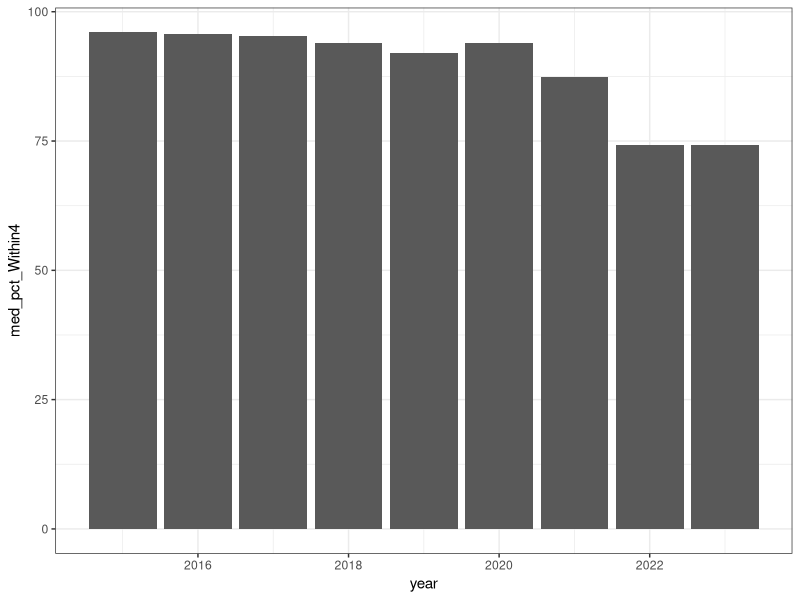
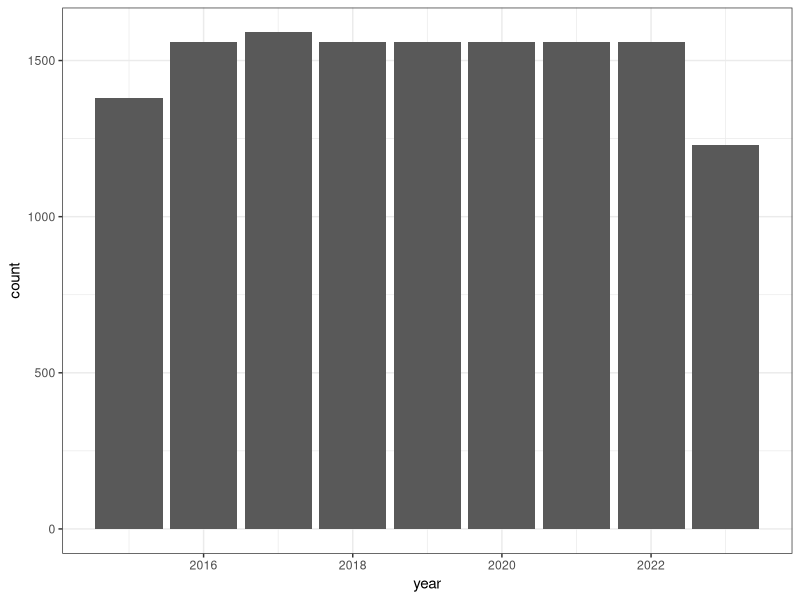
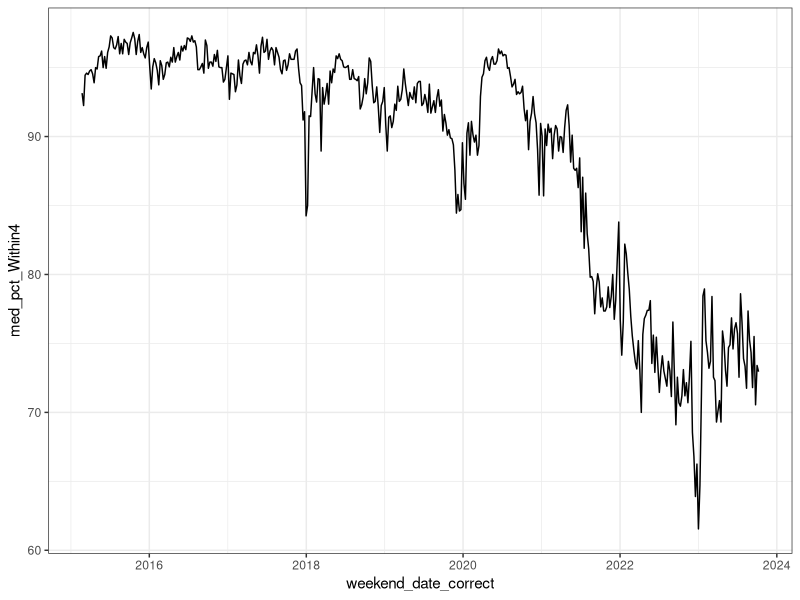
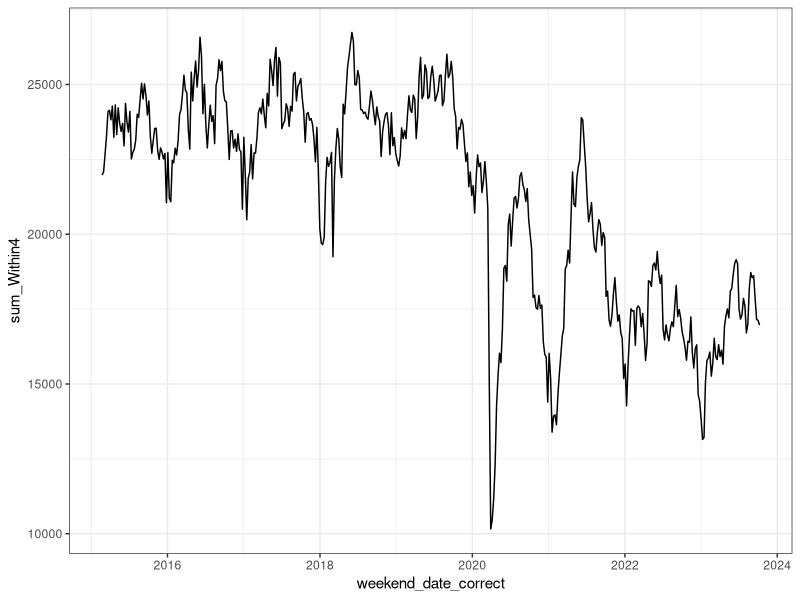
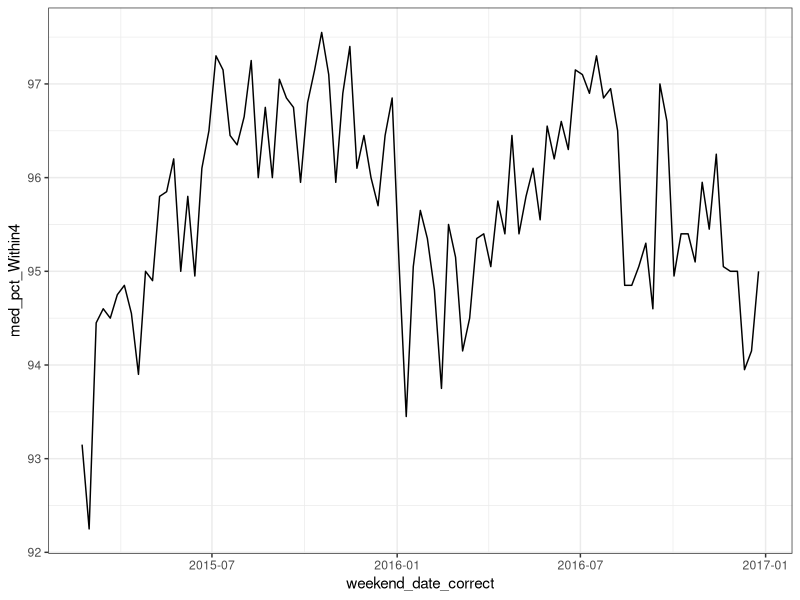
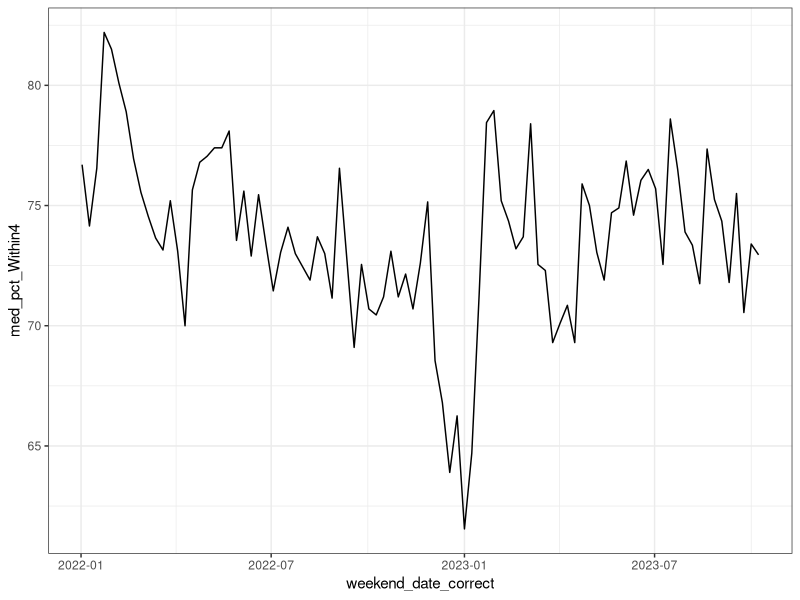
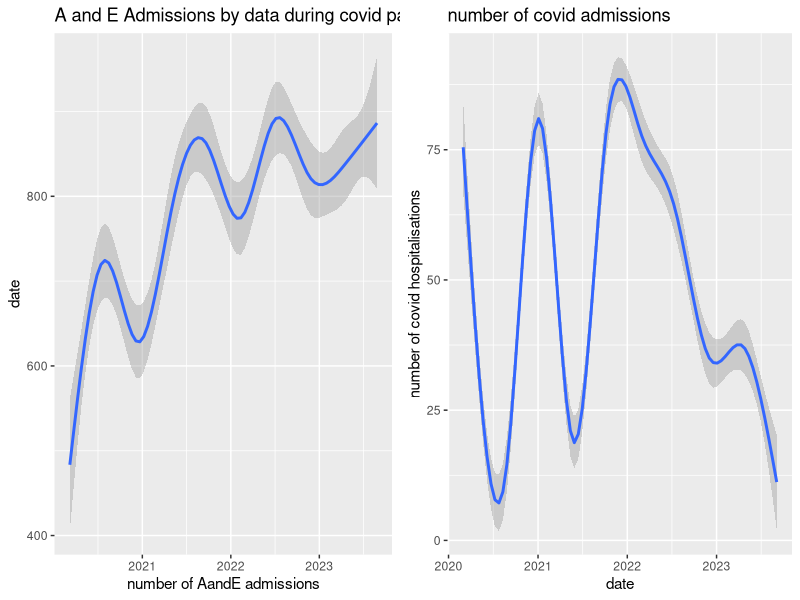

These charts were generated, in order, by the following R code:
## ---- chunk 1
knitr::opts_chunk$set(echo = TRUE)
## ---- chunk 2
library(tidyverse)
library(lubridate)
library(cowplot)
## ---- chunk 3
# adding a and e data

aANDe <- read_csv("data/a5f7ca94-c810-41b5-a7c9-25c18d43e5a4.csv")

# adding covid data
covid_nottidy <- read_csv("data/b5e3fa11-8a85-4946-bbb2-2e800d4e3594.csv")

## ---- chunk 4
unique(aANDe$DepartmentType)
unique(aANDe$Country)

 AandE <- aANDe %>% 
  mutate(
    weekend_date_correct = ymd(WeekEndingDate)
    ) %>% # Gets the date information for each observation into the datetime format
  select(-c(WeekEndingDate, DepartmentType, Country)
         ) # Removes irrelevant (superceded/the same for all observations) from the data set
 
 Covid <- covid_nottidy %>% 
   mutate(
     weekend_date_correct = ymd(Date)
   ) %>% 
   select(-c(Date))

unique(AandE$DepartmentType)
unique(AandE$Country) # Shows that these variables are the same for all observations
## ---- chunk 5
AandE %>% 
  group_by(TreatmentLocation) %>% 
  summarise(
    avg_pct_Within4 = mean(PercentageWithin4HoursEpisode),
    avg_pct_Over8 = mean(PercentageOver8HoursEpisode),
    avg_pct_Over12 = mean(PercentageOver12HoursEpisode)
    )
#It is evident that based on the location of the practice, the average amount of people that wait 4/8/12 hours vary drastically. Summarising this allows us to witness what the average amount of wait time is based on individual practice, over all weeks.

AandE %>% 
  mutate(year = year(weekend_date_correct)) %>%
  group_by(year) %>% 
  summarise( 
    med_pct_Within4 = median(PercentageWithin4HoursEpisode) ) %>% 
  ggplot( mapping = aes( x = year,
                         y = med_pct_Within4 
                         ) 
          ) + 
  geom_bar(stat='identity') + 
  theme_bw() # The median percentage seen to within 4 hours seems to decrease over time (especially after 2020) - Why?

AandE %>%
  mutate(year = year(weekend_date_correct)) %>%
  group_by(year) %>% 
  ggplot(
    mapping = aes(
      x = year
    )
    ) +
    geom_bar() +
      theme_bw() # We can see that there is an equivalent amount of observations for each complete year (2016-2022) in this data set; this is because the data was collected into weekly sets for roughly same group of A&Es, meaning that the number of observations was unlikely to change 
    
    
AandE %>%
  group_by(weekend_date_correct) %>% 
  summarise(
    med_pct_Within4 = median(PercentageWithin4HoursEpisode)
  ) %>%
  ggplot(
    mapping = aes(
      x = weekend_date_correct,
      y = med_pct_Within4
    ) 
  ) +
geom_freqpoly(stat="identity") +
  theme_bw() # Gives a more granular view of the trend seen before; the median percentage of attendances seen within 4 hours decreases particularly after 2020. It consistently has much lower values in 2022 and 2023, bottoming out around the beginning of 2023. 

AandE %>%
 group_by(weekend_date_correct) %>% 
  summarise(
    sum_Within4 = sum(NumberWithin4HoursEpisode)
  ) %>%
  ggplot(
    mapping = aes(
      x = weekend_date_correct,
      y = sum_Within4
    ) 
  ) +
geom_freqpoly(stat="identity") +
  theme_bw() # Shows a  more granular tabulation of waits under 4 hours, giving on a weekly basis. This allows us to see that the total number of visits under 4 hours has also decreased since the beginning of the data set, bottoming out in early-to-mid 2020 and staying chaotic but generally low until today. 

AandE %>%
  group_by(weekend_date_correct) %>% 
  filter(year(weekend_date_correct) <= 2016
  ) %>%
  summarise(
    med_pct_Within4 = median(PercentageWithin4HoursEpisode)
  ) %>%
  ggplot(
    mapping = aes(
      x = weekend_date_correct,
      y = med_pct_Within4
    ) 
  ) +
geom_freqpoly(stat="identity") +
  theme_bw() # Creates a version of the first frequency plot limited to 2015 and 2016 to see if the closure of certain A&Es during 2015 had an effect that would be more noticeable at this scale. Around that time, no significant decrease appears to occur.

AandE %>%
  group_by(weekend_date_correct) %>% 
  filter(year(weekend_date_correct) >= 2022
  ) %>%
  summarise(
    med_pct_Within4 = median(PercentageWithin4HoursEpisode)
  ) %>%
  ggplot(
    mapping = aes(
      x = weekend_date_correct,
      y = med_pct_Within4
    ) 
  ) +
geom_freqpoly(stat="identity") +
  theme_bw() # Creates a version of the first frequency plot limited to 2022 and 2023 to get a closer look at the minimum at the start of 2023. The surrounding weeks appear to have similarly low values, signifying that this especially low amount of attendances under 4 hours may have been part of some greater trend. 
  

  


## ---- chunk 6

Covidgraph <- AandE %>% filter(weekend_date_correct > ym("2020-03"), weekend_date_correct <= ym("2023-09")) 

plot1 <- ggplot(Covidgraph, aes(x = weekend_date_correct,
                        y = NumberOfAttendancesEpisode)) +
  geom_smooth() + labs( x = "number of AandE admissions",
                        y = "date",
                        title = "A and E Admissions by data during covid pandemic")

plot2 <- ggplot(Covid, aes(x = weekend_date_correct,
                  y = NumberAdmitted)) +
  geom_smooth() + labs(x = "date",
                       y = "number of covid hospitalisations",
                       title = "number of covid admissions")

combined_plot <- plot_grid(plot1, plot2)

print(combined_plot)
